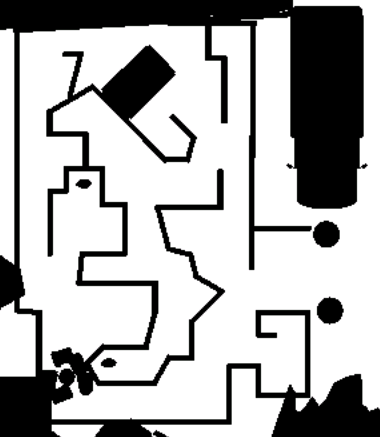
#> input picture background.png, 380 x 437 px
$ python overlay_images.py
#> lines starting #> are read from the running program, lines starting #| are printed output that depends on the picture
import cv2
import numpy as np

# Load the background image (without alpha channel)
background = cv2.imread('background.png', cv2.IMREAD_COLOR)
#> background is the input picture: shape (437, 380, 3); mean B, G, R 177, 177.1, 177

# Load the overlay image (with alpha channel)
overlay = cv2.imread('overlay.png', cv2.IMREAD_UNCHANGED)
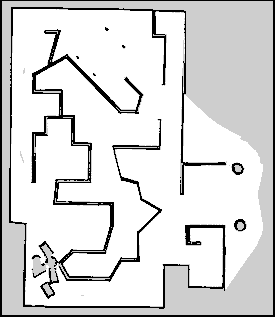
#> input picture overlay.png, 275 x 317 px
#> overlay is the input picture: shape (317, 275, 4); mean B, G, R, A 217.7, 217.7, 217.7, 255

# Ensure the overlay has an alpha channel (4 channels: B, G, R, Alpha)
if overlay.shape[2] != 4:
    raise ValueError("Overlay image must have an alpha channel")

# Separate the overlay into BGR (color) and alpha channel
overlay_bgr = overlay[:, :, :3]  # First 3 channels: BGR
overlay_alpha = overlay[:, :, 3]  # The 4th channel: Alpha
#> overlay_alpha: shape (317, 275); every value is 255

# Define the position (x_offset, y_offset) where you want to place the overlay on the background
x_offset, y_offset = 50, 50  # Adjust as necessary

# Get the dimensions of the overlay
h_overlay, w_overlay = overlay.shape[:2]
#> h_overlay = 317; w_overlay = 275

# Ensure the overlay fits within the background dimensions
if y_offset + h_overlay > background.shape[0] or x_offset + w_overlay > background.shape[1]:
    raise ValueError("Overlay exceeds background dimensions")

# Create a region of interest (ROI) in the background where the overlay will be placed
roi_background = background[y_offset:y_offset + h_overlay, x_offset:x_offset + w_overlay]
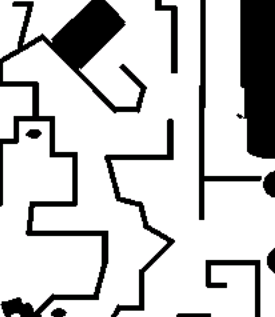
#> roi_background: shape (317, 275, 3); mean B, G, R 200.9, 201, 200.9

# Normalize the alpha channel to range [0, 1]
alpha_overlay = overlay_alpha.astype(float) / 255.0
#> alpha_overlay: shape (317, 275) float64; every value is 1

# Create an inverse alpha mask for the background
alpha_background = 1.0 - alpha_overlay
#> alpha_background: shape (317, 275) float64; every value is 0

# Blend the overlay and the background using the alpha masks
for c in range(3):  # Loop over the color channels (B, G, R)
    roi_background[:, :, c] = (alpha_overlay * overlay_bgr[:, :, c] +
                                alpha_background * roi_background[:, :, c])

# Place the blended ROI back into the original background image
background[y_offset:y_offset + h_overlay, x_offset:x_offset + w_overlay] = roi_background
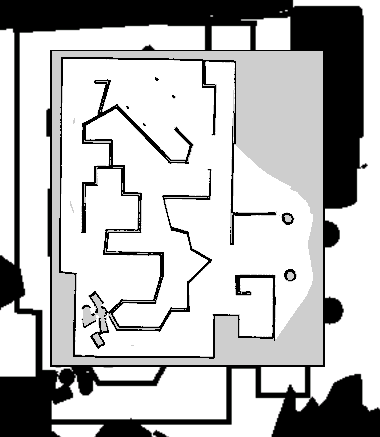
#> background: shape (437, 380, 3); mean B, G, R 185.8, 185.9, 185.8

# Save the final output image
cv2.imwrite('output_with_alpha.png', background)

# Optional: Display the result
cv2.imshow('Overlay with Transparency', background)
cv2.waitKey(0)
cv2.destroyAllWindows()
